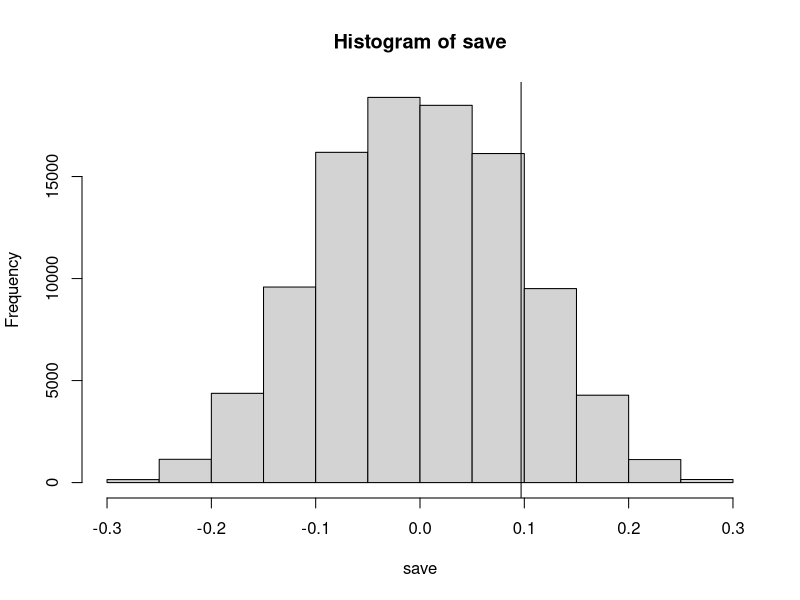
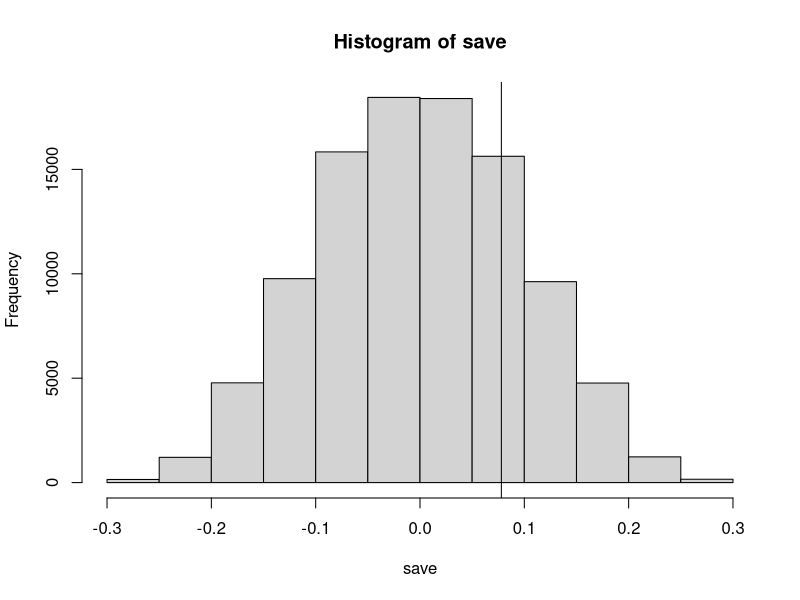
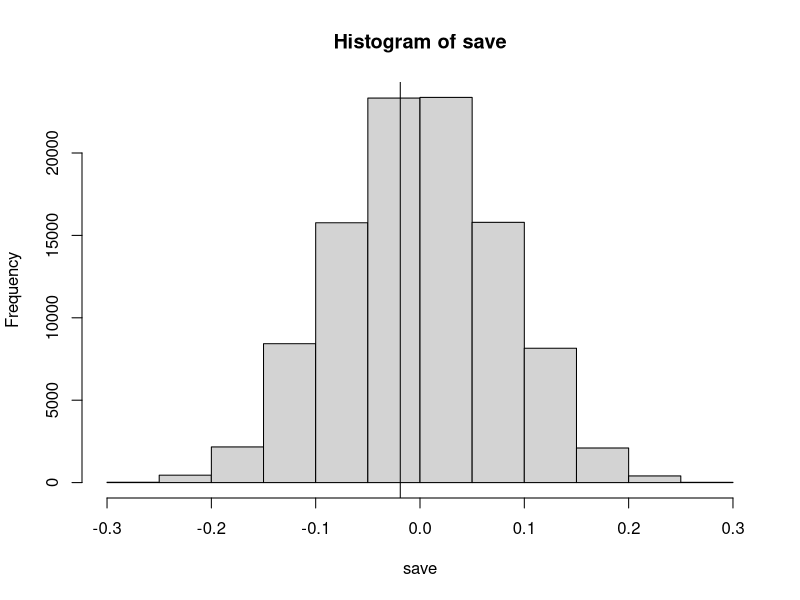
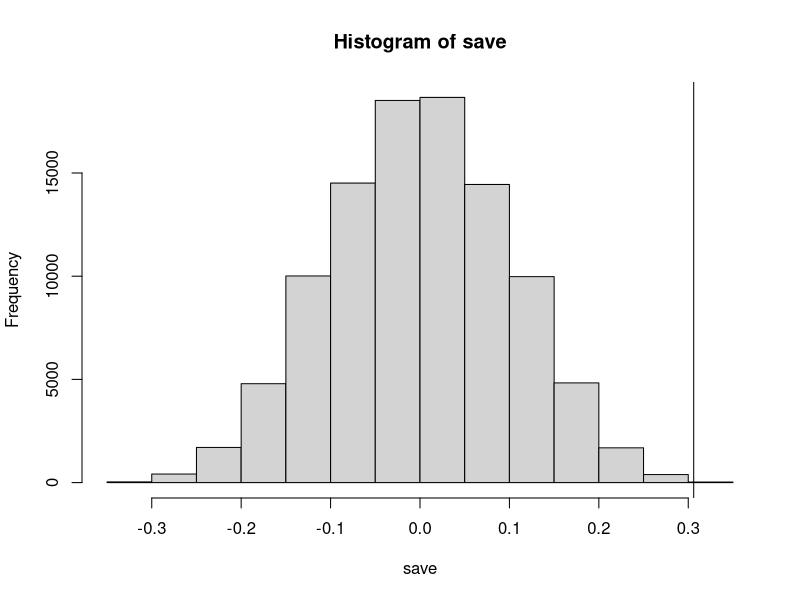
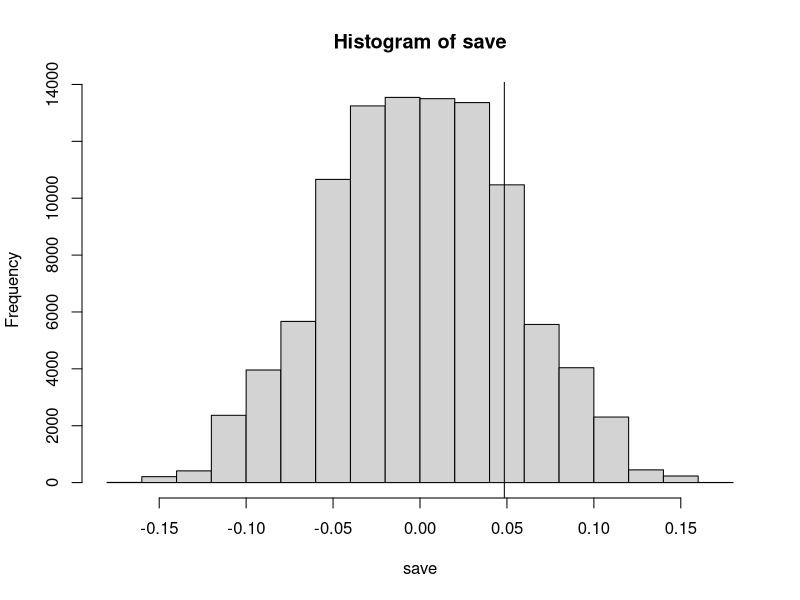
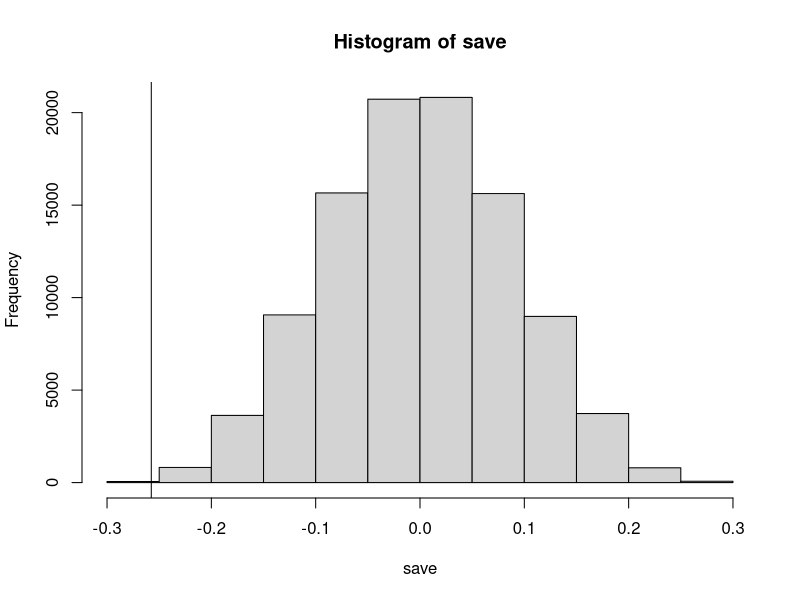

Write R code to recreate these figures, in order.



X = read.csv2("data/accuracy_of_models.csv", sep = ",")
X$Base1 <- as.numeric(X$Base1)
X$Base2 <- as.numeric(X$Base2)
X$Base3 <- as.numeric(X$Base3)

X$Log1 <- as.numeric(X$Log1)
X$Log2 <- as.numeric(X$Log2)
X$Log3 <- as.numeric(X$Log3)

X$Rand1 <- as.numeric(X$Rand1)
X$Rand2 <- as.numeric(X$Rand2)
X$Rand3 <- as.numeric(X$Rand3)

head(X)


################################################################## PERMUTATION TEST
## ## ## ## ## ## permutation test for logistic regression
# data 1 og 2
compare_1 <- X$Log1
compare_2 <- X$Log2

tobs <- mean(compare_1) - mean(compare_2)

n = 100000

save = numeric(n)

for (i in 1:n) {
index = sample(16, replace = FALSE)
z = c(compare_1,compare_2)
z_perm = z[index]
save[i] = mean(z_perm[9:16]) - mean(z_perm[1:8])
}
hist(save)
abline(v = tobs)

t0 <- sum(tobs < save)/n
p_val <- 2*t0
p_val # significant

# data 1 og 3
compare_1 <- X$Log1
compare_2 <- X$Log3

tobs <- mean(compare_1) - mean(compare_2)

n = 100000

save = numeric(n)

for (i in 1:n) {
index = sample(16, replace = FALSE)
z = c(compare_1,compare_2)
z_perm = z[index]
save[i] = mean(z_perm[9:16]) - mean(z_perm[1:8])
}
hist(save)
abline(v = tobs)

t0 <- sum(tobs < save)/n
p_val <- 2*(t0)
p_val # significant

# data 2 og 3
compare_1 <- X$Log2
compare_2 <- X$Log3

tobs <- mean(compare_1) - mean(compare_2)

n = 100000

save = numeric(n)

for (i in 1:n) {
index = sample(16, replace = FALSE)
z = c(compare_1,compare_2)
z_perm = z[index]
save[i] = mean(z_perm[9:16]) - mean(z_perm[1:8])
}
hist(save)
abline(v = tobs)

t0 <- sum(tobs < save)/n
p_val <- 2*(1 - t0)
p_val # significant

###############################################
## ## ## ## ## ## ## ## Random Forest classifier
mean(X$Rand1)
mean(X$Rand2)
mean(X$Rand3)


# data 1 og 2
compare_1 <- X$Rand1
compare_2 <- X$Rand2

tobs <- mean(compare_1) - mean(compare_2)

n = 100000

save = numeric(n)

for (i in 1:n) {
index = sample(16, replace = FALSE)
z = c(compare_1,compare_2)
z_perm = z[index]
save[i] = mean(z_perm[9:16]) - mean(z_perm[1:8])
}
hist(save)
abline(v = tobs)

t0 <- sum(tobs < save)/n
p_val <- 2*t0
p_val # significant

# data 1 og 3
compare_1 <- X$Rand1
compare_2 <- X$Rand3

tobs <- mean(compare_1) - mean(compare_2)

n = 100000

save = numeric(n)

for (i in 1:n) {
index = sample(16, replace = FALSE)
z = c(compare_1,compare_2)
z_perm = z[index]
save[i] = mean(z_perm[9:16]) - mean(z_perm[1:8])
}
hist(save)
abline(v = tobs)

t0 <- sum(tobs < save)/n
p_val <- 2*(t0)
p_val # significant

# data 2 og 3
compare_1 <- X$Rand2
compare_2 <- X$Rand3

tobs <- mean(compare_1) - mean(compare_2)

n = 100000

save = numeric(n)

for (i in 1:n) {
index = sample(16, replace = FALSE)
z = c(compare_1,compare_2)
z_perm = z[index]
save[i] = mean(z_perm[9:16]) - mean(z_perm[1:8])
}
hist(save)
abline(v = tobs)

t0 <- sum(tobs < save)/n
p_val <- 2*(1 - t0)
p_val # significant

